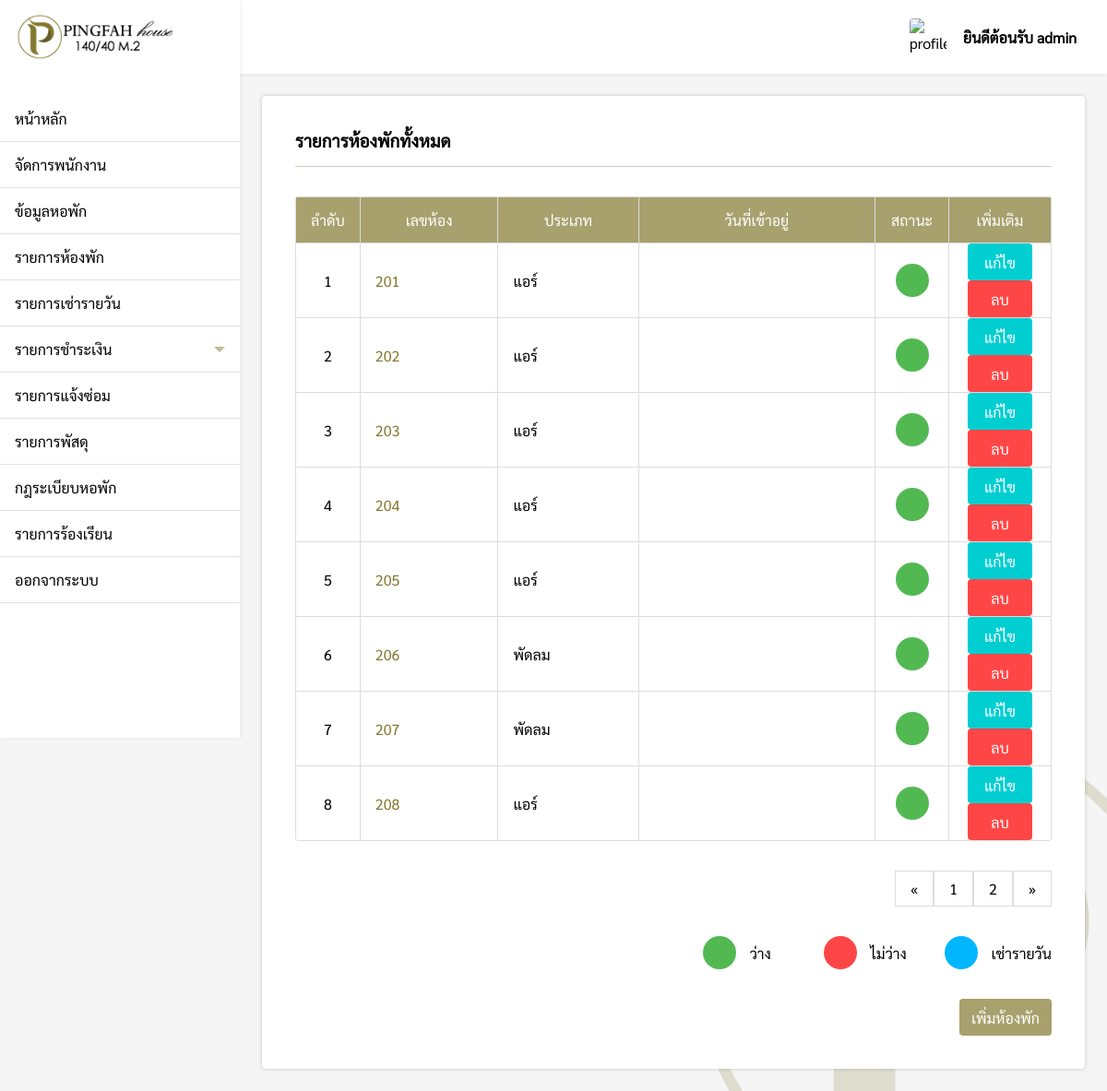
Before: /pages/admin/roomList/index.php (signed in) with the older database file.
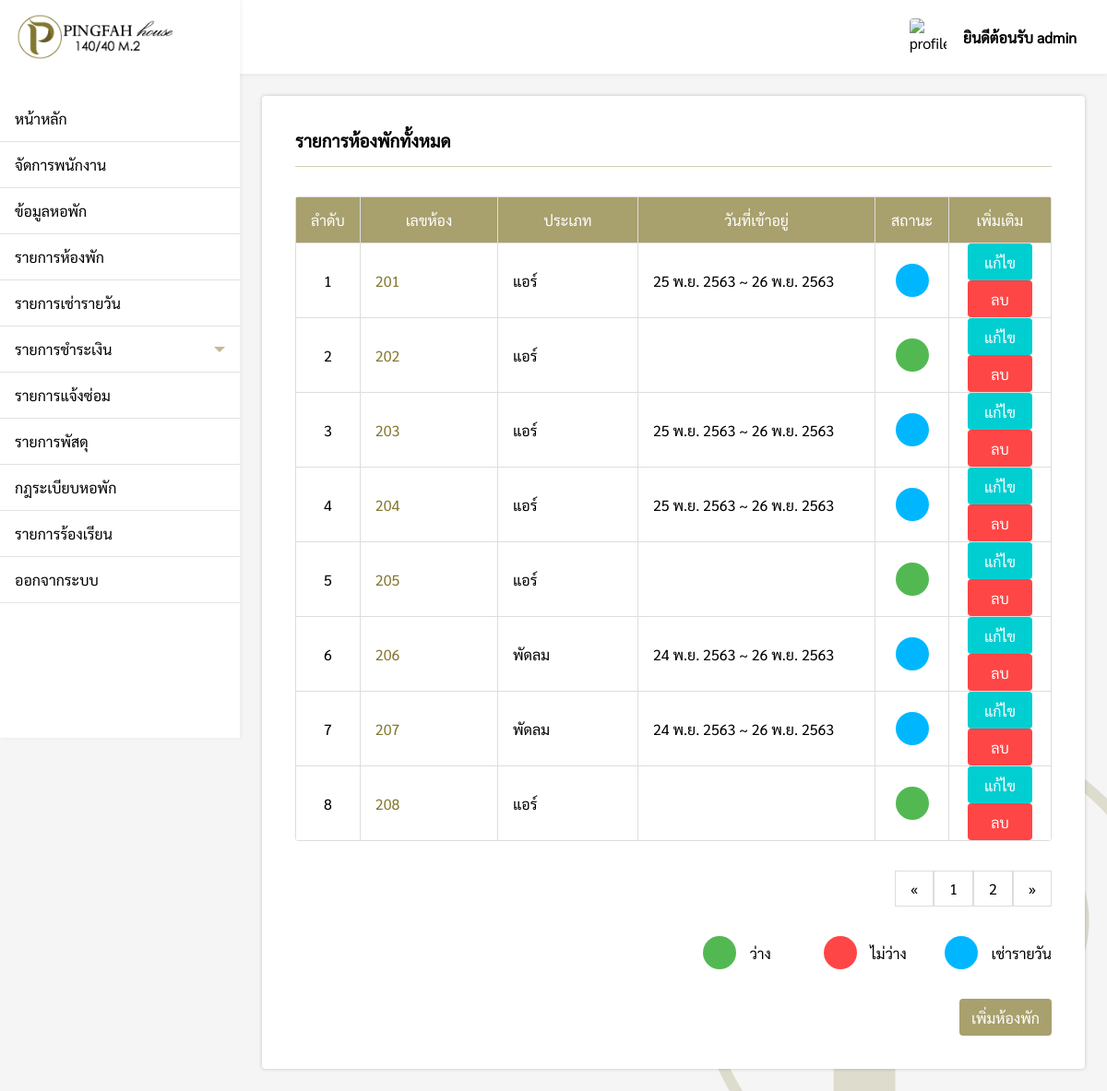
After: the same page with the newer database file.
### tables this page shows
CREATE TABLE `roomlist` (
  `room_id` varchar(200) NOT NULL,
  `room_type` varchar(200) NOT NULL,
  `room_status` varchar(200) NOT NULL,
  `come` varchar(200) NOT NULL,
  `check_in` varchar(200) NOT NULL,
  `check_out` varchar(200) NOT NULL
);

### pages/admin/roomList/index.php (the view, shortened to what this page needs)
<?php
if($_SESSION['level'] == 'admin'){
    include('../../connection.php');
    include('../../../components/sidebar.php');
    $num = 1;
    function DateThai($strDate)
    {
        $strYear = date("Y",strtotime($strDate))+543;
        $strMonth= date("n",strtotime($strDate));
        $strDay= date("j",strtotime($strDate));
        $strMonthCut = Array("","ม.ค.","ก.พ.","มี.ค.","เม.ย.","พ.ค.","มิ.ย.","ก.ค.","ส.ค.","ก.ย.","ต.ค.","พ.ย.","ธ.ค.");
        $strMonthThai=$strMonthCut[$strMonth];
        return "$strDay $strMonthThai $strYear";
    }
?>
<!DOCTYPE html>
<html lang="en">
<head>
    <link rel="stylesheet" href="../../../css/roomList.css">
</head>
<body>
    <div class="box" id="roomList">
        <div style="padding:24px;">
            <div class="roomList-box">
                <h3>รายการห้องพักทั้งหมด</h3>
                <div class="hr"></div>
                <?php
                    $perpage = 8;
                    if(isset($_GET['page'])){
                        $page = $_GET['page'];
                    }else{
                        $page = 1;
                    }
                    $start = ($page - 1) * $perpage;
                        $roomlist = "SELECT * FROM  roomList ORDER BY room_id LIMIT {$start} , {$perpage}";
                        $result = $conn->query($roomlist);
                        if ($result->num_rows > 0) {
                ?>
                <table>
                    <tr>
                        <th>ลำดับ</th>
                        <th>เลขห้อง</th>
                        <th>ประเภท</th>
                        <th>วันที่เข้าอยู่</th>
                        <th>สถานะ</th>
                        <th>เพิ่มเติม</th>
                    </tr>
                    <?php
                            while($row = mysqli_fetch_array($result)) {
                    ?>
                    <form action="../roomList/function/editType.php?ID=<?php echo $row["room_id"]; ?>" method='POST'>
                        <tr>
                            <td><?php echo $num; ?></td>
                            <td><a
                                    href="../roomList/room_id.php?ID=<?php echo $row[0] ?>"><?php echo $row["room_id"]; ?></a>
                            </td>
                            <td <?php echo "id='typeShow" .$row["room_id"] . "'" ?>><?php echo $row["room_type"]; ?>
                            </td>
                            <td>
                                <?php if($row['check_in'] != null && $row['come'] == null){ echo DateThai($row['check_in']) ." ~ " .DateThai($row['check_out']); } ?>
                            </td>
                            <td>
                                <?php
                                        if($row["room_status"] == 'ว่าง'){
                                            echo "<div class='status-available'></div>";
                                        }else if($row["room_status"] == 'ไม่ว่าง'){
                                            echo "<div class='status-unavailable'></div>";
                                        }else if($row["room_status"] == 'เช่ารายวัน'){
                                            echo "<div class='status-daily'></div>";
                                        }
                                    ?>
                            </td>
                            <td <?php echo "id='typeShow-btn" .$row["room_id"] . "'" ?>>
                                <button type="button" class="edit-btn"
                                    <?php echo "onclick='editType(" .$row["room_id"] .")'" ?>>แก้ไข</button>
                                <button type="button" class="del-btn"
                                    <?php echo "onclick='del(" .$row["room_id"] .")'" ?>>ลบ</button>
                            </td>
                        </tr>
                    </form>
                    <?php  $num++; }?>
                </table>
                <?php
                $sql2 = "SELECT * FROM roomlist";
                $query2 = mysqli_query($conn, $sql2);
                $total_record = mysqli_num_rows($query2);
                $total_page = ceil($total_record / $perpage);
                ?>
                <div style="display:flex;justify-content:flex-end">
                    <div class="pagination">
                        <a href="index.php?page=1">&laquo;</a>
                        <?php for($i=1;$i<=$total_page;$i++){ ?>
                        <a href="index.php?page=<?php echo $i; ?>"><?php echo $i; ?></a>
                        <?php } ?>
                        <a href="index.php?page=<?php echo $total_page; ?>">&raquo;</a>
                    </div>
                </div>
                <?php
                    }else{
                        echo "0 result";
                    }
                ?>
                <div style="display:flex;justify-content:flex-end;">
                    <div class="status-grid">
                        <div class="sub-grid">
                            <div class='status-available'></div>
                            <label>ว่าง</label>
                        </div>
                        <div class="sub-grid">
                            <div class='status-unavailable'></div>
                            <label>ไม่ว่าง</label>
                        </div>
                        <div class="sub-grid">
                            <div class='status-daily'></div>
                            <label>เช่ารายวัน</label>
                        </div>
                    </div>
                </div>
                <div>
                    <div style="display:flex;justify-content:flex-end;">
                        <button onclick="addRoom()" class="addRoom-btn">เพิ่มห้องพัก</button>
                    </div>
                </div>
            </div>
        </div>
    </div>
</body>
</html>
<?php
}else{
    Header("Location: ../../login.php");
}
?>

### components/sidebar.php (shortened to what this page needs)
<!DOCTYPE html>
<html lang="en">
<head>
    <link rel="stylesheet" href="/Pingfah/css/navbar.css">
</head>
<body onload="menubar()">
    <div >
        <div class="sidebar">
            <div class="logo_box">
                <img src="/Pingfah/img/logo.png" alt="logo" class="logo">
            </div>
            <ul>
                <a href="/Pingfah/pages/admin/index.php">
                    <li id="main">หน้าหลัก</li>
                </a>
                <a href="/Pingfah/pages/admin/employee/index.php">
                    <li id="employee">จัดการพนักงาน</li>
                </a>
                <a href="/Pingfah/pages/admin/roomDetail/index.php">
                    <li id="roomdetail">ข้อมูลหอพัก</li>
                </a>
                <a href="/Pingfah/pages/admin/roomList/index.php">
                    <li id="roomlist">รายการห้องพัก</li>
                </a>
                <a href="/Pingfah/pages/admin/daily/index.php">
                    <li id="daily">รายการเช่ารายวัน</li>
                </a>
                <li class="dropdown-btn">
                    รายการชำระเงิน
                    <div id="arrow-down" class="arrow-down"></div>
                </li>
                <a href="/Pingfah/pages/admin/repair/index.php">
                    <li id="repair">รายการแจ้งซ่อม</li>
                </a>
                <a href="/Pingfah/pages/admin/package/index.php">
                    <li id="package">รายการพัสดุ</li>
                </a>
                <a href="/Pingfah/pages/admin/rule/index.php">
                    <li id="rule">กฎระเบียบหอพัก</li>
                </a>
                <a href="/Pingfah/pages/admin/appeal/index.php">
                    <li id="appeal">รายการร้องเรียน</li>
                </a>
                <a href="/Pingfah/pages/logout.php">
                    <li class="logout">ออกจากระบบ</li>
                </a>
            </ul>
        </div>
        <div class="topbar">
            <div style="padding:16px 24px">
            </div>
            <div class="profile">
                <img src="https://sites.google.com/site/rabbiteieicom/_/rsrc/1467891358746/home/image8.jpg"
                    alt="profile_logo" class="profile-logo">
                <p class="profile-text">ยินดีต้อนรับ <?php echo $_SESSION['ID']; ?></p>
            </div>
        </div>
    </div>
</body>
</html>

### css/navbar.css (style rules this page uses)
* { margin: 0; padding: 0; box-sizing: border-box; font-family: Sarabun; }
body { width: 100%; min-height: 100vh; background: url(../img/tool/submain-banner.png) #f5f5f5 no-repeat bottom right; }
.sidebar { width: 260px; min-height: 100vh; background-color: #fff; position: fixed; z-index: 15; -webkit-box-shadow: 2px 0px 4px 0px rgba(0, 0, 0, 0.05); -moz-box-shadow: 2px 0px 4px 0px rgba(0, 0, 0, 0.05); box-shadow: 2px 0px 4px 0px rgba(48, 35, 35, 0.05); }
.sidebar .logo_box { width: 100%; height: 80px; padding-left: 16px; display: flex; justify-content: flex-start; align-items: center; }
.sidebar .logo { width: 90%; height: 90%; object-fit: contain; }
.sidebar ul { margin-top: 24px; }
.sidebar ul a { text-decoration: none; color: #000; }
.sidebar li { width: 100%; height: 50px; padding: 0 16px; border-bottom: 1px solid rgb(226, 226, 226); display: flex; justify-content: flex-start; align-items: center; transition: 0.08s; cursor: pointer; }
.sidebar .dropdown-btn { display: flex; justify-content: space-between; }
.sidebar .dropdown-btn .arrow-down { width: 0; height: 0; border-left: 6px solid transparent; border-right: 6px solid transparent; border-top: 6px solid rgba(131, 120, 47, 0.5); }
.topbar { width: 100%; height: 80px; padding-left: 260px; background-color: #fff; position: fixed; display: flex; justify-content: space-between; align-items: center; z-index: 14; -webkit-box-shadow: 0px 2px 5px 0px rgba(0, 0, 0, 0.05); -moz-box-shadow: 0px 2px 5px 0px rgba(0, 0, 0, 0.05); box-shadow: 0px 2px 5px 0px rgba(0, 0, 0, 0.05); }
.topbar .profile { display: grid; grid-template-columns: 60px auto; width: 240px; height: 60px; padding-left: 16px; }
.topbar .profile-logo { width: 40px; height: 40px; display: block; margin: auto; border-radius: 4px; object-fit: cover; }
.topbar .profile-text { font-size: 16px; font-weight: bold; display: flex; justify-content: flex-start; align-items: center; padding: 8px; }

Changed rows visible on the page:
changed roomlist id 201: check_in (not shown) → "25 พ.ย. 2563"; check_out (not shown) → "26 พ.ย. 2563"; room_status "ว่าง" → "เช่ารายวัน" (drawn)
changed roomlist id 203: check_in (not shown) → "25 พ.ย. 2563"; check_out (not shown) → "26 พ.ย. 2563"; room_status "ว่าง" → "เช่ารายวัน" (drawn)
changed roomlist id 204: check_in (not shown) → "25 พ.ย. 2563"; check_out (not shown) → "26 พ.ย. 2563"; room_status "ว่าง" → "เช่ารายวัน" (drawn)
changed roomlist id 206: check_in (not shown) → "24 พ.ย. 2563"; check_out (not shown) → "26 พ.ย. 2563"; room_status "ว่าง" → "เช่ารายวัน" (drawn)
changed roomlist id 207: check_in (not shown) → "24 พ.ย. 2563"; check_out (not shown) → "26 พ.ย. 2563"; room_status "ว่าง" → "เช่ารายวัน" (drawn)
